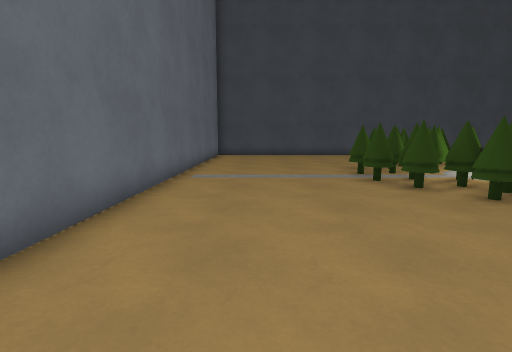
View 1 (above)

15 first-person views from a walk through a level from a Godot 3-D game. The camera is 1.2 m above the floor, tilts 8° down and sees 85° across. The floor is counted in squares, 1 m on a side. Each view is taken from the middle of a square. On the plan, view 1 faces up. The plan holds only what a view shows up to about 13 squares ahead; the rest is blank. Flat picture figures and markers are not drawn. Some surface patterns are stand-ins.

View 2
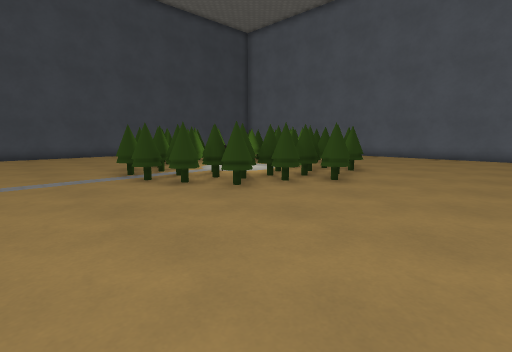

View 3
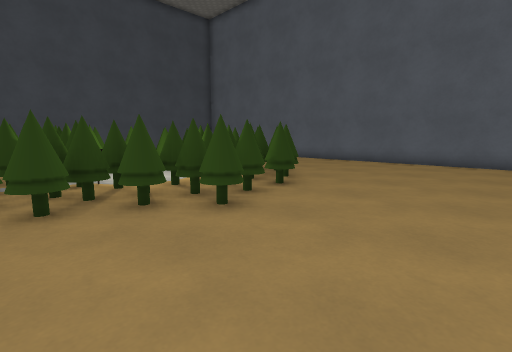

View 4
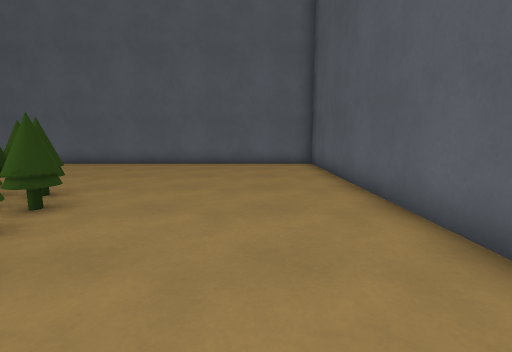

View 5
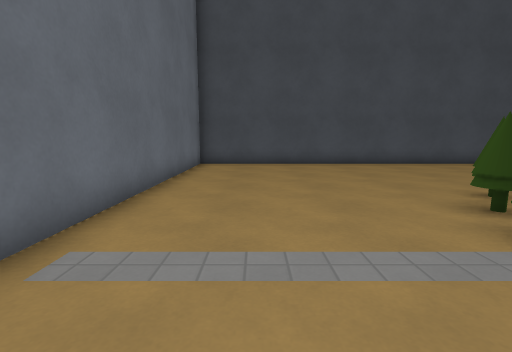

View 6
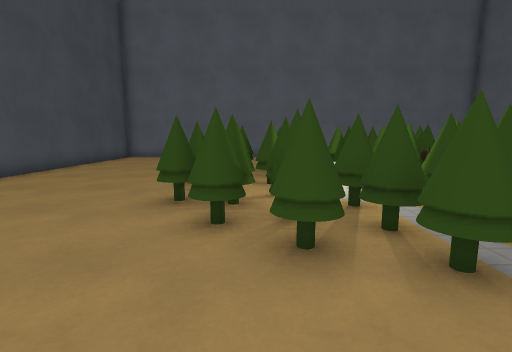

View 7
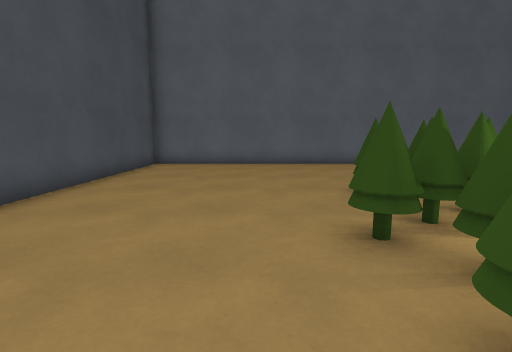

View 8
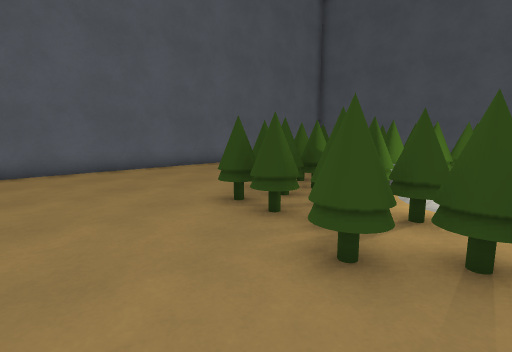

View 9
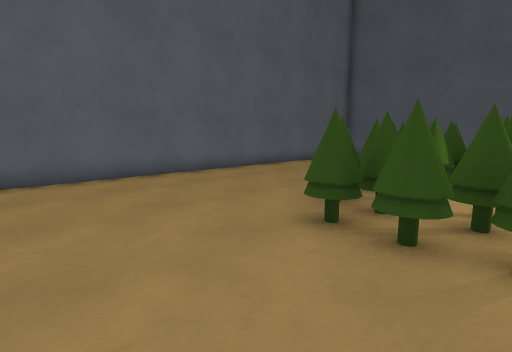

View 10
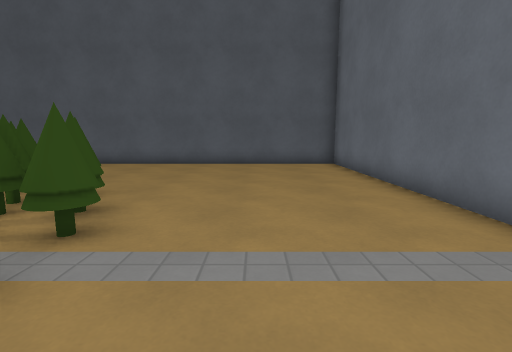

View 11
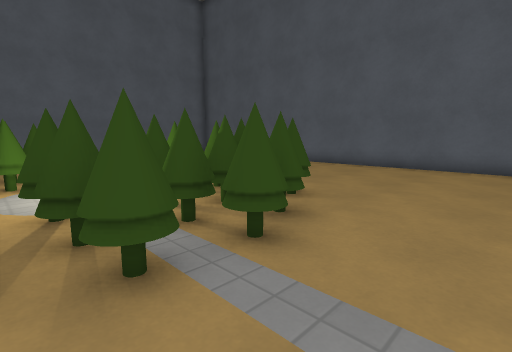

View 12
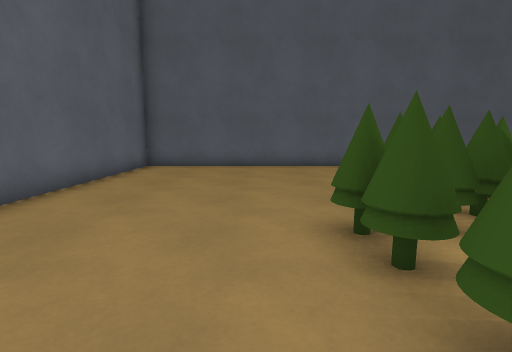

View 13
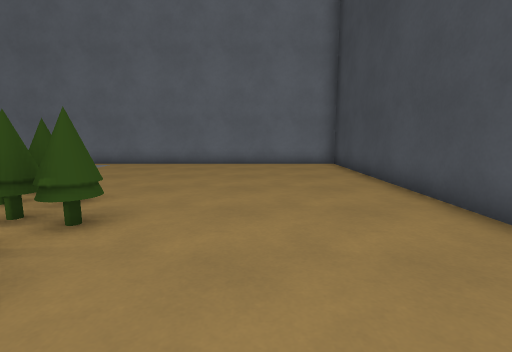

View 14
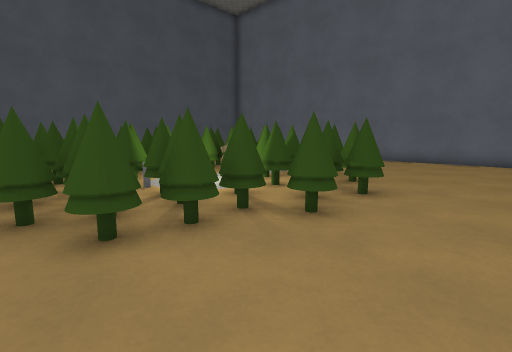

View 15
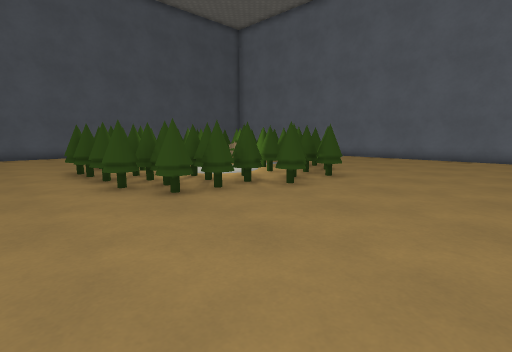

### Floor plan
Key: @ floor where view 1 was taken; # wall or solid block; . floor; T tree; O other object.
Columns run from 3 left of view 1 to 18 right of it. Each row starts with its distance up from view 1.
 19 ######################
 18 #....................#
 17 #....................#
 16 #....................#
 15 #....................#
 14 #....................#
 13 #........T.T.........#
 12 #.......TTTTTTT......#
 11 #......TTTTTTTT......#
 10 #......TTTTTTTTT.....#
  9 #.....TTTT..OTTT.....#
  8 #.....TTTO..TTTT.....#
  7 #......TTTTTTTTT.....#
  6 #......TTTTTTTT......#
  5 #.......TTTTTTT......#
  4 #.........TT.........#
  3 #....................#
  2 #....................#
  1 #....................#
  0 #..@.................#
 -1 #....................#
 -2 ######################

Where each view was taken, in squares from view 1:
view 1: 0 up, 0 right, facing up
view 2: 0 up, 0 right, facing up-right
view 3: 0 up, 4 right, facing up-right
view 4: 1 up, 5 right, facing right
view 5: 6 up, 0 right, facing up
view 6: 11 up, 1 right, facing right
view 7: 14 up, 5 right, facing right
view 8: 15 up, 7 right, facing down-right
view 9: 15 up, 9 right, facing down-right
view 10: 11 up, 1 right, facing down
view 11: 10 up, 1 right, facing down-right
view 12: 10 up, 13 right, facing down
view 13: 15 up, 10 right, facing left
view 14: 15 up, 12 right, facing down-left
view 15: 17 up, 14 right, facing down-left
